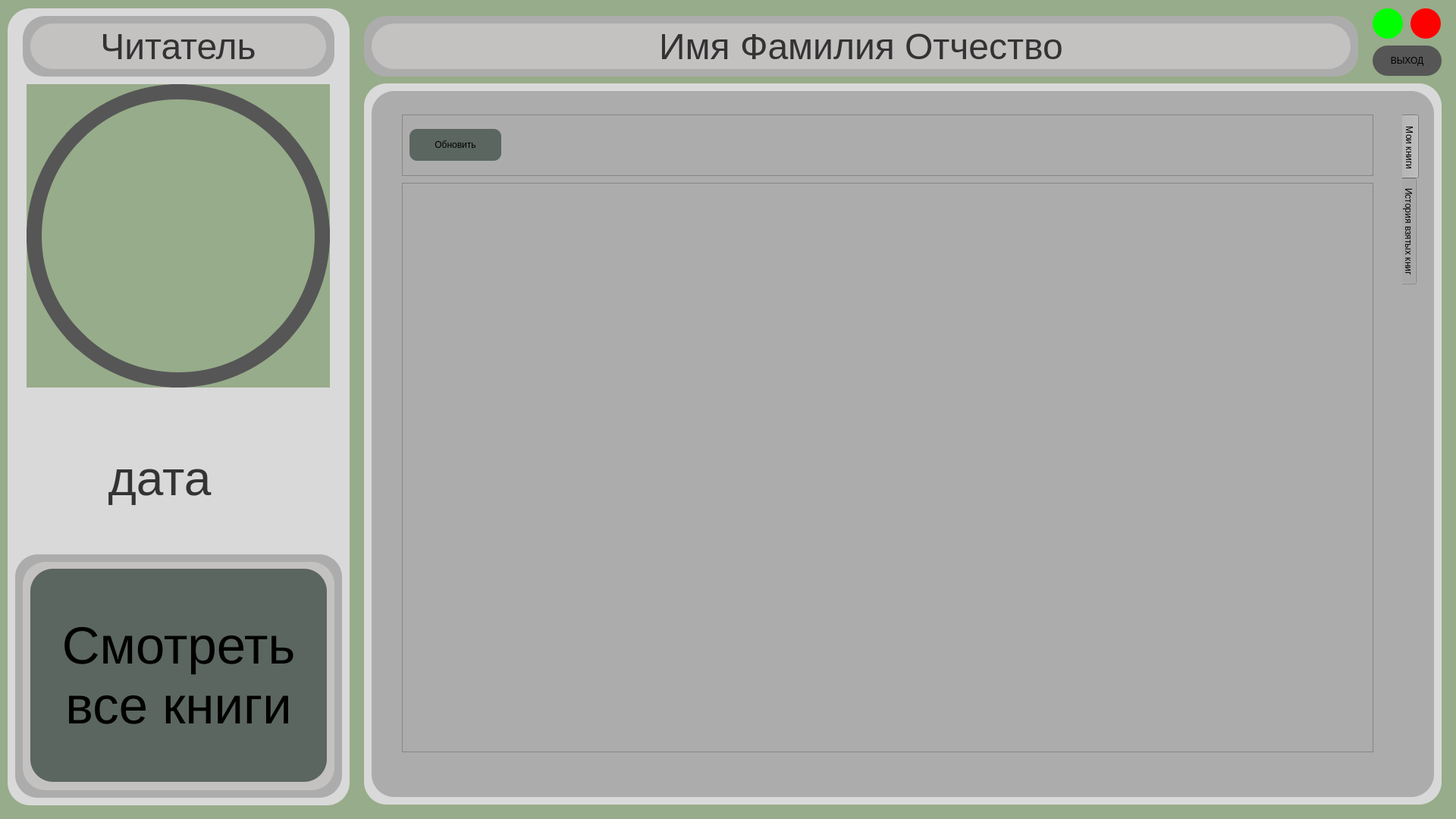
<?xml version="1.0" encoding="UTF-8"?>
<ui version="4.0">
 <class>reader</class>
 <widget class="QWidget" name="reader">
  <property name="geometry">
   <rect>
    <x>0</x>
    <y>0</y>
    <width>1920</width>
    <height>1080</height>
   </rect>
  </property>
  <property name="windowTitle">
   <string>Form</string>
  </property>
  <property name="styleSheet">
   <string notr="true">background-color: rgb(151, 172, 138);</string>
  </property>
  <widget class="QLabel" name="label_5">
   <property name="geometry">
    <rect>
     <x>35</x>
     <y>111</y>
     <width>400</width>
     <height>400</height>
    </rect>
   </property>
   <property name="styleSheet">
    <string notr="true">border-radius: 200px;
background-color: transparent;
border: 20px solid rgb(86,86,86);</string>
   </property>
   <property name="text">
    <string/>
   </property>
  </widget>
  <widget class="QLabel" name="label_2">
   <property name="geometry">
    <rect>
     <x>10</x>
     <y>11</y>
     <width>451</width>
     <height>1051</height>
    </rect>
   </property>
   <property name="styleSheet">
    <string notr="true">background-color: rgb(217, 217, 217);
border-radius: 30px;</string>
   </property>
   <property name="text">
    <string/>
   </property>
  </widget>
  <widget class="QTabWidget" name="tabWidget">
   <property name="geometry">
    <rect>
     <x>530</x>
     <y>151</y>
     <width>1341</width>
     <height>881</height>
    </rect>
   </property>
   <property name="styleSheet">
    <string notr="true">background-color: rgb(172, 172, 172);
selection-color: rgb(172, 172, 172);
gridline-color: rgb(172, 172, 172);
border-color: rgb(172, 172, 172);
border-bottom-color: rgb(172, 172, 172);
border-right-color: rgb(172, 172, 172);
</string>
   </property>
   <property name="tabPosition">
    <enum>QTabWidget::East</enum>
   </property>
   <property name="tabShape">
    <enum>QTabWidget::Rounded</enum>
   </property>
   <property name="currentIndex">
    <number>0</number>
   </property>
   <widget class="QWidget" name="tab">
    <property name="styleSheet">
     <string notr="true"/>
    </property>
    <attribute name="title">
     <string> Мои книги</string>
    </attribute>
    <widget class="QFrame" name="frame">
     <property name="geometry">
      <rect>
       <x>0</x>
       <y>0</y>
       <width>1281</width>
       <height>81</height>
      </rect>
     </property>
     <property name="frameShape">
      <enum>QFrame::StyledPanel</enum>
     </property>
     <property name="frameShadow">
      <enum>QFrame::Raised</enum>
     </property>
     <widget class="QWidget" name="horizontalLayoutWidget_2">
      <property name="geometry">
       <rect>
        <x>10</x>
        <y>10</y>
        <width>1261</width>
        <height>61</height>
       </rect>
      </property>
      <layout class="QHBoxLayout" name="horizontalLayout_2">
       <item>
        <widget class="QPushButton" name="pushButton_3">
         <property name="styleSheet">
          <string notr="true">background-color: rgb(91, 102, 96);
border-radius: 10px;</string>
         </property>
         <property name="text">
          <string>
Обновить
</string>
         </property>
        </widget>
       </item>
       <item>
        <widget class="QLabel" name="label_25">
         <property name="text">
          <string/>
         </property>
        </widget>
       </item>
       <item>
        <widget class="QLabel" name="label_26">
         <property name="text">
          <string/>
         </property>
        </widget>
       </item>
       <item>
        <widget class="QLabel" name="label_27">
         <property name="text">
          <string/>
         </property>
        </widget>
       </item>
       <item>
        <widget class="QLabel" name="label_28">
         <property name="text">
          <string/>
         </property>
        </widget>
       </item>
       <item>
        <widget class="QLabel" name="label_29">
         <property name="text">
          <string/>
         </property>
        </widget>
       </item>
       <item>
        <widget class="QLabel" name="label_30">
         <property name="text">
          <string/>
         </property>
        </widget>
       </item>
       <item>
        <widget class="QLabel" name="label_31">
         <property name="text">
          <string/>
         </property>
        </widget>
       </item>
       <item>
        <widget class="QLabel" name="label_32">
         <property name="text">
          <string/>
         </property>
        </widget>
       </item>
       <item>
        <widget class="QLabel" name="label_33">
         <property name="text">
          <string/>
         </property>
        </widget>
       </item>
      </layout>
     </widget>
    </widget>
    <widget class="QFrame" name="frame_2">
     <property name="geometry">
      <rect>
       <x>0</x>
       <y>90</y>
       <width>1281</width>
       <height>751</height>
      </rect>
     </property>
     <property name="frameShape">
      <enum>QFrame::StyledPanel</enum>
     </property>
     <property name="frameShadow">
      <enum>QFrame::Raised</enum>
     </property>
     <widget class="QTableWidget" name="tableWidget_4">
      <property name="geometry">
       <rect>
        <x>10</x>
        <y>10</y>
        <width>1261</width>
        <height>731</height>
       </rect>
      </property>
      <property name="frameShape">
       <enum>QFrame::NoFrame</enum>
      </property>
      <property name="cornerButtonEnabled">
       <bool>false</bool>
      </property>
     </widget>
    </widget>
   </widget>
   <widget class="QWidget" name="tab_2">
    <attribute name="title">
     <string>История взятых книг</string>
    </attribute>
    <widget class="QFrame" name="frame_3">
     <property name="geometry">
      <rect>
       <x>0</x>
       <y>0</y>
       <width>1281</width>
       <height>81</height>
      </rect>
     </property>
     <property name="frameShape">
      <enum>QFrame::StyledPanel</enum>
     </property>
     <property name="frameShadow">
      <enum>QFrame::Raised</enum>
     </property>
     <widget class="QWidget" name="horizontalLayoutWidget_3">
      <property name="geometry">
       <rect>
        <x>10</x>
        <y>10</y>
        <width>1261</width>
        <height>61</height>
       </rect>
      </property>
      <layout class="QHBoxLayout" name="horizontalLayout_3">
       <item>
        <widget class="QPushButton" name="pushButton">
         <property name="styleSheet">
          <string notr="true">background-color: rgb(91, 102, 96);
border-radius: 10px;</string>
         </property>
         <property name="text">
          <string>
Обновить
</string>
         </property>
        </widget>
       </item>
       <item>
        <widget class="QLabel" name="label_34">
         <property name="text">
          <string/>
         </property>
        </widget>
       </item>
       <item>
        <widget class="QLabel" name="label_35">
         <property name="text">
          <string/>
         </property>
        </widget>
       </item>
       <item>
        <widget class="QLabel" name="label_36">
         <property name="text">
          <string/>
         </property>
        </widget>
       </item>
       <item>
        <widget class="QLabel" name="label_37">
         <property name="text">
          <string/>
         </property>
        </widget>
       </item>
       <item>
        <widget class="QLabel" name="label_38">
         <property name="text">
          <string/>
         </property>
        </widget>
       </item>
       <item>
        <widget class="QLabel" name="label_39">
         <property name="text">
          <string/>
         </property>
        </widget>
       </item>
       <item>
        <widget class="QLabel" name="label_40">
         <property name="text">
          <string/>
         </property>
        </widget>
       </item>
       <item>
        <widget class="QLabel" name="label_41">
         <property name="text">
          <string/>
         </property>
        </widget>
       </item>
       <item>
        <widget class="QLabel" name="label_42">
         <property name="text">
          <string/>
         </property>
        </widget>
       </item>
      </layout>
     </widget>
    </widget>
    <widget class="QFrame" name="frame_4">
     <property name="geometry">
      <rect>
       <x>0</x>
       <y>90</y>
       <width>1281</width>
       <height>751</height>
      </rect>
     </property>
     <property name="frameShape">
      <enum>QFrame::StyledPanel</enum>
     </property>
     <property name="frameShadow">
      <enum>QFrame::Raised</enum>
     </property>
     <widget class="QTableWidget" name="tableWidget_2">
      <property name="geometry">
       <rect>
        <x>10</x>
        <y>10</y>
        <width>1261</width>
        <height>731</height>
       </rect>
      </property>
      <property name="frameShape">
       <enum>QFrame::NoFrame</enum>
      </property>
      <property name="cornerButtonEnabled">
       <bool>false</bool>
      </property>
     </widget>
    </widget>
   </widget>
  </widget>
  <widget class="QToolButton" name="toolButton_2">
   <property name="geometry">
    <rect>
     <x>1810</x>
     <y>11</y>
     <width>40</width>
     <height>40</height>
    </rect>
   </property>
   <property name="styleSheet">
    <string notr="true">background-color: rgb(0, 255, 0);
border-radius: 20px;</string>
   </property>
   <property name="text">
    <string/>
   </property>
  </widget>
  <widget class="QLabel" name="label_10">
   <property name="geometry">
    <rect>
     <x>1829</x>
     <y>151</y>
     <width>20</width>
     <height>891</height>
    </rect>
   </property>
   <property name="styleSheet">
    <string notr="true">background-color: rgb(172, 172, 172);</string>
   </property>
   <property name="text">
    <string/>
   </property>
  </widget>
  <widget class="QLabel" name="label_8">
   <property name="geometry">
    <rect>
     <x>30</x>
     <y>741</y>
     <width>411</width>
     <height>301</height>
    </rect>
   </property>
   <property name="styleSheet">
    <string notr="true">background: #C4C1C1;
border-radius: 30px;</string>
   </property>
   <property name="text">
    <string/>
   </property>
  </widget>
  <widget class="QLabel" name="label_4">
   <property name="geometry">
    <rect>
     <x>40</x>
     <y>31</y>
     <width>390</width>
     <height>60</height>
    </rect>
   </property>
   <property name="font">
    <font>
     <pointsize>36</pointsize>
    </font>
   </property>
   <property name="styleSheet">
    <string notr="true">background: #C4C1C1;
border-radius: 30px;
color: rgb(51,51,51);</string>
   </property>
   <property name="text">
    <string>Читатель</string>
   </property>
   <property name="alignment">
    <set>Qt::AlignCenter</set>
   </property>
  </widget>
  <widget class="QLabel" name="label_11">
   <property name="geometry">
    <rect>
     <x>520</x>
     <y>1006</y>
     <width>1321</width>
     <height>41</height>
    </rect>
   </property>
   <property name="styleSheet">
    <string notr="true">background-color: rgb(172, 172, 172);</string>
   </property>
   <property name="text">
    <string/>
   </property>
  </widget>
  <widget class="QToolButton" name="toolButton">
   <property name="geometry">
    <rect>
     <x>1860</x>
     <y>11</y>
     <width>40</width>
     <height>40</height>
    </rect>
   </property>
   <property name="styleSheet">
    <string notr="true">background-color: rgb(255, 0, 0);
border-radius: 20px;</string>
   </property>
   <property name="text">
    <string/>
   </property>
  </widget>
  <widget class="QLabel" name="label_6">
   <property name="geometry">
    <rect>
     <x>480</x>
     <y>110</y>
     <width>1421</width>
     <height>951</height>
    </rect>
   </property>
   <property name="styleSheet">
    <string notr="true">background-color: rgb(217, 217, 217);
border-radius: 30px;</string>
   </property>
   <property name="text">
    <string/>
   </property>
  </widget>
  <widget class="QLabel" name="DATA">
   <property name="geometry">
    <rect>
     <x>50</x>
     <y>580</y>
     <width>321</width>
     <height>101</height>
    </rect>
   </property>
   <property name="font">
    <font>
     <pointsize>48</pointsize>
    </font>
   </property>
   <property name="styleSheet">
    <string notr="true">background-color: rgb(217, 217, 217);
color: rgb(51, 51, 51);</string>
   </property>
   <property name="text">
    <string>дата</string>
   </property>
   <property name="alignment">
    <set>Qt::AlignCenter</set>
   </property>
  </widget>
  <widget class="QLabel" name="label_3">
   <property name="geometry">
    <rect>
     <x>30</x>
     <y>21</y>
     <width>411</width>
     <height>80</height>
    </rect>
   </property>
   <property name="styleSheet">
    <string notr="true">background: #ACACAC;
border-radius: 30px;</string>
   </property>
   <property name="text">
    <string/>
   </property>
  </widget>
  <widget class="QLabel" name="label">
   <property name="geometry">
    <rect>
     <x>35</x>
     <y>111</y>
     <width>400</width>
     <height>400</height>
    </rect>
   </property>
   <property name="text">
    <string/>
   </property>
  </widget>
  <widget class="QLabel" name="label_15">
   <property name="geometry">
    <rect>
     <x>480</x>
     <y>21</y>
     <width>1311</width>
     <height>80</height>
    </rect>
   </property>
   <property name="styleSheet">
    <string notr="true">background: #ACACAC;
border-radius: 30px;</string>
   </property>
   <property name="text">
    <string/>
   </property>
  </widget>
  <widget class="QLabel" name="label_7">
   <property name="geometry">
    <rect>
     <x>20</x>
     <y>731</y>
     <width>431</width>
     <height>321</height>
    </rect>
   </property>
   <property name="styleSheet">
    <string notr="true">background: #ACACAC;
border-radius: 30px;</string>
   </property>
   <property name="text">
    <string/>
   </property>
  </widget>
  <widget class="QLabel" name="label_14">
   <property name="geometry">
    <rect>
     <x>490</x>
     <y>31</y>
     <width>1291</width>
     <height>60</height>
    </rect>
   </property>
   <property name="font">
    <font>
     <pointsize>36</pointsize>
    </font>
   </property>
   <property name="styleSheet">
    <string notr="true">background: #C4C1C1;
border-radius: 30px;
color: rgb(51,51,51);</string>
   </property>
   <property name="text">
    <string>Имя Фамилия Отчество</string>
   </property>
   <property name="alignment">
    <set>Qt::AlignCenter</set>
   </property>
  </widget>
  <widget class="QLabel" name="label_9">
   <property name="geometry">
    <rect>
     <x>490</x>
     <y>120</y>
     <width>1401</width>
     <height>931</height>
    </rect>
   </property>
   <property name="styleSheet">
    <string notr="true">background-color: rgb(172, 172, 172);
border-radius: 30px;</string>
   </property>
   <property name="text">
    <string/>
   </property>
  </widget>
  <widget class="QToolButton" name="toolButton_3">
   <property name="geometry">
    <rect>
     <x>1810</x>
     <y>60</y>
     <width>91</width>
     <height>40</height>
    </rect>
   </property>
   <property name="styleSheet">
    <string notr="true">background-color: rgb(86, 86, 86);
border-radius: 20px;</string>
   </property>
   <property name="text">
    <string>ВЫХОД</string>
   </property>
  </widget>
  <widget class="QPushButton" name="pushButton_2">
   <property name="geometry">
    <rect>
     <x>40</x>
     <y>750</y>
     <width>391</width>
     <height>281</height>
    </rect>
   </property>
   <property name="font">
    <font>
     <pointsize>52</pointsize>
    </font>
   </property>
   <property name="styleSheet">
    <string notr="true">background-color: rgb(91, 102, 96);
border-radius: 30px;</string>
   </property>
   <property name="text">
    <string>Смотреть
все книги</string>
   </property>
  </widget>
  <zorder>label_2</zorder>
  <zorder>toolButton_2</zorder>
  <zorder>toolButton</zorder>
  <zorder>label_6</zorder>
  <zorder>label_3</zorder>
  <zorder>label</zorder>
  <zorder>label_15</zorder>
  <zorder>label_7</zorder>
  <zorder>label_14</zorder>
  <zorder>label_9</zorder>
  <zorder>label_4</zorder>
  <zorder>tabWidget</zorder>
  <zorder>label_10</zorder>
  <zorder>label_11</zorder>
  <zorder>label_5</zorder>
  <zorder>label_8</zorder>
  <zorder>DATA</zorder>
  <zorder>toolButton_3</zorder>
  <zorder>pushButton_2</zorder>
 </widget>
 <resources/>
 <connections/>
</ui>
